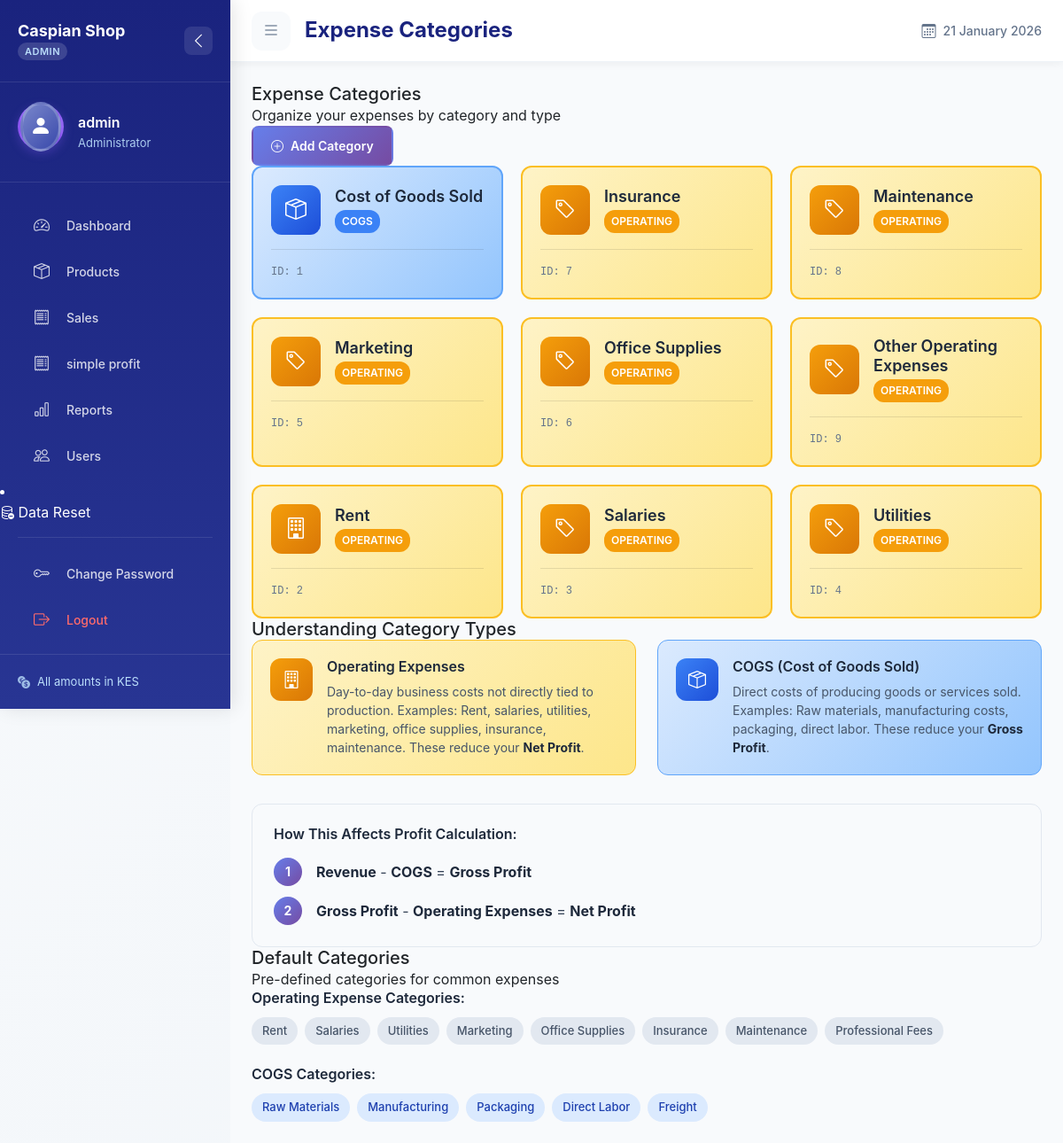
The page /admin/expense-categories (signed in) on the database its author committed.
### tables this page shows
CREATE TABLE users (
                id INTEGER PRIMARY KEY AUTOINCREMENT,
                username TEXT UNIQUE NOT NULL,
                password TEXT NOT NULL,
                role TEXT NOT NULL
            );

CREATE TABLE expense_categories (
                id INTEGER PRIMARY KEY AUTOINCREMENT,
                name TEXT UNIQUE NOT NULL,
                category_type TEXT NOT NULL CHECK(category_type IN ('operating', 'cogs')),
                created_at TIMESTAMP DEFAULT CURRENT_TIMESTAMP
            );

### app.py (the view)
@app.route('/admin/expense-categories')
@login_required
def admin_expense_categories():
    if not current_user.is_admin:
        return redirect(url_for('employee_dashboard'))
    try:
        categories = db.get_all_expense_categories()
        return render_template('admin_expense_categories.html', categories=categories)
    except Exception as e:
        flash(f'Error loading categories: {str(e)}', 'error')
        return render_template('admin_expense_categories.html', categories=[])

### templates/admin_expense_categories.html (shortened to what this page needs)
{% extends "admin_base.html" %}
{% block page_title %}Expense Categories{% endblock %}
{% block admin_content %}
<div class="dashboard-card">
    <div class="card-header">
        <div class="card-title-section">
            <h5 class="card-title">Expense Categories</h5>
            <span class="card-subtitle">Organize your expenses by category and type</span>
        </div>
        <button type="button" class="btn btn-primary" data-bs-toggle="modal" data-bs-target="#addCategoryModal">
            <i class="bi bi-plus-circle"></i>
            <span>Add Category</span>
        </button>
    </div>
    <div class="card-body">
        <div class="categories-grid">
            {% for category in categories %}
            <div class="category-card {{ category.category_type }}">
                <div class="category-header">
                    <div class="category-icon">
                        <i class="bi bi-{% if 'rent' in category.name.lower() %}building{% elif 'salary' in category.name.lower() %}people{% elif 'utility' in category.name.lower() %}lightning{% elif 'cogs' in category.category_type %}box-seam{% else %}tag{% endif %}"></i>
                    </div>
                    <div class="category-info">
                        <h6 class="category-name">{{ category.name }}</h6>
                        <span class="category-type">{{ category.category_type|upper }}</span>
                    </div>
                </div>
                <div class="category-actions">
                    <span class="category-id">ID: {{ category.id }}</span>
                </div>
            </div>
            {% endfor %}
        </div>
    </div>
</div>
<div class="dashboard-card">
    <div class="card-header">
        <h5 class="card-title">Understanding Category Types</h5>
    </div>
    <div class="card-body">
        <div class="category-types-info">
            <div class="type-info operating">
                <div class="type-icon">
                    <i class="bi bi-building"></i>
                </div>
                <div class="type-content">
                    <h6>Operating Expenses</h6>
                    <p>
                        Day-to-day business costs not directly tied to production.
                        Examples: Rent, salaries, utilities, marketing, office supplies, insurance, maintenance.
                        These reduce your <strong>Net Profit</strong>.
                    </p>
                </div>
            </div>
            <div class="type-info cogs">
                <div class="type-icon">
                    <i class="bi bi-box-seam"></i>
                </div>
                <div class="type-content">
                    <h6>COGS (Cost of Goods Sold)</h6>
                    <p>
                        Direct costs of producing goods or services sold.
                        Examples: Raw materials, manufacturing costs, packaging, direct labor.
                        These reduce your <strong>Gross Profit</strong>.
                    </p>
                </div>
            </div>
        </div>
        <div class="profit-explanation">
            <h6>How This Affects Profit Calculation:</h6>
            <div class="calculation-steps">
                <div class="step">
                    <span class="step-number">1</span>
                    <div class="step-content">
                        <strong>Revenue</strong> - <strong>COGS</strong> = <strong>Gross Profit</strong>
                    </div>
                </div>
                <div class="step">
                    <span class="step-number">2</span>
                    <div class="step-content">
                        <strong>Gross Profit</strong> - <strong>Operating Expenses</strong> = <strong>Net Profit</strong>
                    </div>
                </div>
            </div>
        </div>
    </div>
</div>
<div class="dashboard-card">
    <div class="card-header">
        <h5 class="card-title">Default Categories</h5>
        <span class="card-subtitle">Pre-defined categories for common expenses</span>
    </div>
    <div class="card-body">
        <div class="default-categories">
            <div class="default-category">
                <h6>Operating Expense Categories:</h6>
                <div class="category-tags">
                    <span class="tag">Rent</span>
                    <span class="tag">Salaries</span>
                    <span class="tag">Utilities</span>
                    <span class="tag">Marketing</span>
                    <span class="tag">Office Supplies</span>
                    <span class="tag">Insurance</span>
                    <span class="tag">Maintenance</span>
                    <span class="tag">Professional Fees</span>
                </div>
            </div>
            <div class="default-category">
                <h6>COGS Categories:</h6>
                <div class="category-tags">
                    <span class="tag cogs">Raw Materials</span>
                    <span class="tag cogs">Manufacturing</span>
                    <span class="tag cogs">Packaging</span>
                    <span class="tag cogs">Direct Labor</span>
                    <span class="tag cogs">Freight</span>
                </div>
            </div>
        </div>
    </div>
</div>
{% endblock %}

### templates/admin_base.html (shortened to what this page needs)
<!DOCTYPE html>
<html lang="en" data-bs-theme="light">
<head>
    <link href="https://cdn.jsdelivr.net/npm/bootstrap@5.3.0-alpha1/dist/css/bootstrap.min.css" rel="stylesheet">
    <link rel="stylesheet" href="https://cdn.jsdelivr.net/npm/bootstrap-icons@1.8.1/font/bootstrap-icons.css">
    <link rel="stylesheet" href="{{ url_for('static', filename='css/dashboard.css') }}">
</head>
<body>
    <div class="admin-sidebar" id="sidebar">
        <div class="sidebar-header">
            <div class="brand-container">
                <a href="{{ url_for('admin_dashboard') }}" class="sidebar-brand">
                    <div class="brand-text">
                        <span class="brand-name">Caspian Shop</span>
                        <span class="brand-badge">Admin</span>
                    </div>
                </a>
            </div>
            <button class="sidebar-toggle" onclick="toggleSidebar()">
                <i class="bi bi-chevron-left"></i>
            </button>
        </div>
        <div class="sidebar-user">
            <div class="user-avatar">
                <div class="avatar-circle">
                    <i class="bi bi-person-fill"></i>
                </div>
            </div>
            <div class="user-info">
                <span class="user-name">{{ current_user.username }}</span>
                <span class="user-role">Administrator</span>
            </div>
        </div>
        <div class="sidebar-nav">
            <ul class="sidebar-menu">
                <li class="menu-item {% if request.endpoint == 'admin_dashboard' %}active{% endif %}">
                    <a href="{{ url_for('admin_dashboard') }}">
                        <div class="menu-icon">
                            <i class="bi bi-speedometer2"></i>
                        </div>
                        <span class="menu-text">Dashboard</span>
                    </a>
                </li>
                <li class="menu-item {% if request.endpoint == 'admin_products' %}active{% endif %}">
                    <a href="{{ url_for('admin_products') }}">
                        <div class="menu-icon">
                            <i class="bi bi-box-seam"></i>
                        </div>
                        <span class="menu-text">Products</span>
                    </a>
                </li>
                <li class="menu-item {% if request.endpoint == 'admin_sales' %}active{% endif %}">
                    <a href="{{ url_for('admin_sales') }}">
                        <div class="menu-icon">
                            <i class="bi bi-receipt"></i>
                        </div>
                        <span class="menu-text">Sales</span>
                    </a>
                </li>
                <li class="menu-item {% if request.endpoint == 'admin_sales' %}active{% endif %}">
                    <a href="{{ url_for('simple_profit_calculator') }}">
                        <div class="menu-icon">
                            <i class="bi bi-receipt"></i>
                        </div>
                        <span class="menu-text">simple profit </span>
                    </a>
                </li>
                <li class="menu-item {% if request.endpoint == 'admin_reports' %}active{% endif %}">
                    <a href="{{ url_for('admin_reports') }}">
                        <div class="menu-icon">
                            <i class="bi bi-bar-chart"></i>
                        </div>
                        <span class="menu-text">Reports</span>
                    </a>
                </li>
                <li class="menu-item {% if request.endpoint == 'admin_users' %}active{% endif %}">
                    <a href="{{ url_for('admin_users') }}">
                        <div class="menu-icon">
                            <i class="bi bi-people"></i>
                        </div>
                        <span class="menu-text">Users</span>
                    </a>
                </li>
            </ul>
<li class="nav-item">
    <a class="nav-link" href="{{ url_for('admin_data_reset') }}">
        <i class="bi bi-database-dash"></i>
        <span>Data Reset</span>
    </a>
</li>
            <div class="menu-divider"></div>
            <ul class="sidebar-menu">
                <li class="menu-item">
                    <a href="{{ url_for('change_password') }}">
                        <div class="menu-icon">
                            <i class="bi bi-key"></i>
                        </div>
                        <span class="menu-text">Change Password</span>
                    </a>
                </li>
                <li class="menu-item">
                    <a href="{{ url_for('logout') }}" class="logout-link">
                        <div class="menu-icon">
                            <i class="bi bi-box-arrow-right"></i>
                        </div>
                        <span class="menu-text">Logout</span>
                    </a>
                </li>
            </ul>
        </div>
        <div class="sidebar-footer">
            <div class="currency-info">
                <i class="bi bi-currency-exchange"></i>
                <span>All amounts in KES</span>
            </div>
        </div>
    </div>
    <div class="main-content" id="mainContent">
        <nav class="admin-topbar">
            <div class="topbar-left">
                <button class="sidebar-control" onclick="toggleMobileSidebar()">
                    <i class="bi bi-list"></i>
                </button>
                <div class="page-title">
                    <h1>{% block page_title %}Dashboard{% endblock %}</h1>
                </div>
            </div>
            <div class="topbar-right">
                <div class="date-display">
                    <i class="bi bi-calendar3"></i>
                    <span>{{ now.strftime('%d %B %Y') }}</span>
                </div>
            </div>
        </nav>
        <main class="page-content">
            <div class="content-container">
                {% block admin_content %}{% endblock %}
            </div>
        </main>
    </div>
</body>
</html>

### rows shown on the page
users: username "admin"
expense_categories: name "Cost of Goods Sold", category_type "COGS", id "1"
expense_categories: name "Insurance", category_type "OPERATING", id "7"
expense_categories: name "Maintenance", category_type "OPERATING", id "8"
expense_categories: name "Marketing", category_type "OPERATING", id "5"
expense_categories: name "Office Supplies", category_type "OPERATING", id "6"
expense_categories: name "Other Operating Expenses", category_type "OPERATING", id "9"
expense_categories: name "Rent", category_type "OPERATING", id "2"
expense_categories: name "Salaries", category_type "OPERATING", id "3"
expense_categories: name "Utilities", category_type "OPERATING", id "4"
